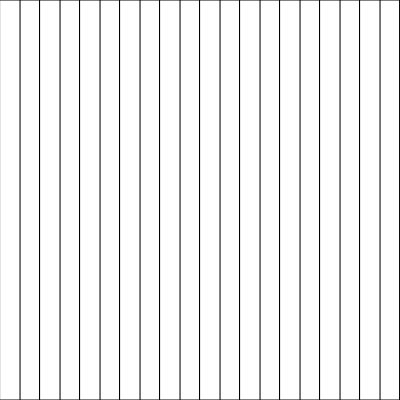
Frame 1 (no input)
Frame 60 (no input): identical to frame 1, image omitted
Frame 120 (the mouse pressed at the canvas centre since frame 60): identical to frame 1, image omitted

The p5.js sketch that drew this single still picture (run headless with seeded random() and noise() and a simulated clock; from frame 60 on, the mouse is pressed at the canvas centre):

// p5.js sketch
// ── sketch.js
let w;

function setup() {
  createCanvas(400, 400);
  w = width / 20;
}
function draw() {
  background(220);
  for (let i = 0; i < 20; i++) {
    if (mouseX > i * w && mouseX < (i + 1) * w) {
      fill("white");
    }
    rect(i * w, 0, w, height);
  }

  for (let i = 0; i < 21; i += 2) {
    if (mouseX > i * w && mouseX < (i + 1) * w && mouseX < width) {
      fill("blue");
    } else fill("white");
    rect(i * w, 0, w, height);
  }
}
